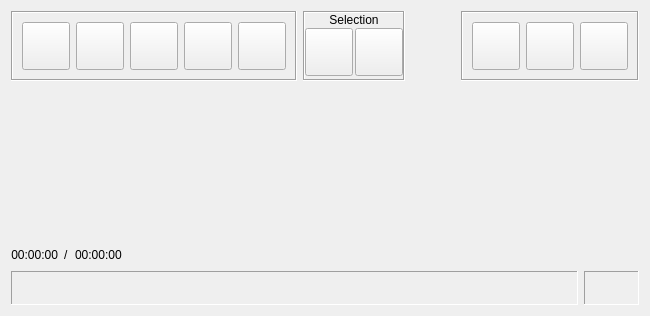
<?xml version="1.0" encoding="UTF-8"?>
<ui version="4.0">
 <class>AudioEditorWidget</class>
 <widget class="QWidget" name="AudioEditorWidget">
  <property name="geometry">
   <rect>
    <x>0</x>
    <y>0</y>
    <width>650</width>
    <height>316</height>
   </rect>
  </property>
  <layout class="QVBoxLayout" name="mainLayout">
   <item>
    <layout class="QHBoxLayout" name="buttonLayout">
     <property name="spacing">
      <number>6</number>
     </property>
     <property name="sizeConstraint">
      <enum>QLayout::SizeConstraint::SetMinimumSize</enum>
     </property>
     <property name="leftMargin">
      <number>0</number>
     </property>
     <item>
      <widget class="QFrame" name="buttonFrameLeft">
       <property name="frameShape">
        <enum>QFrame::Shape::Box</enum>
       </property>
       <property name="frameShadow">
        <enum>QFrame::Shadow::Sunken</enum>
       </property>
       <property name="lineWidth">
        <number>1</number>
       </property>
       <layout class="QHBoxLayout" name="buttonAll">
        <item>
         <widget class="QPushButton" name="btnOpen">
          <property name="enabled">
           <bool>true</bool>
          </property>
          <property name="minimumSize">
           <size>
            <width>48</width>
            <height>48</height>
           </size>
          </property>
          <property name="maximumSize">
           <size>
            <width>48</width>
            <height>48</height>
           </size>
          </property>
          <property name="toolTip">
           <string>Ouvrir</string>
          </property>
          <property name="icon">
           <iconset>
            <normalon>icones/open-folder.png</normalon>
           </iconset>
          </property>
          <property name="iconSize">
           <size>
            <width>32</width>
            <height>32</height>
           </size>
          </property>
         </widget>
        </item>
        <item>
         <widget class="QPushButton" name="btnPlay">
          <property name="enabled">
           <bool>true</bool>
          </property>
          <property name="minimumSize">
           <size>
            <width>48</width>
            <height>48</height>
           </size>
          </property>
          <property name="maximumSize">
           <size>
            <width>48</width>
            <height>48</height>
           </size>
          </property>
          <property name="toolTip">
           <string>Lecture</string>
          </property>
          <property name="icon">
           <iconset>
            <normalon>icones/play.png</normalon>
           </iconset>
          </property>
          <property name="iconSize">
           <size>
            <width>32</width>
            <height>32</height>
           </size>
          </property>
         </widget>
        </item>
        <item>
         <widget class="QPushButton" name="btnStop">
          <property name="enabled">
           <bool>true</bool>
          </property>
          <property name="minimumSize">
           <size>
            <width>48</width>
            <height>48</height>
           </size>
          </property>
          <property name="maximumSize">
           <size>
            <width>48</width>
            <height>48</height>
           </size>
          </property>
          <property name="toolTip">
           <string>Stop</string>
          </property>
          <property name="icon">
           <iconset>
            <normalon>icones/stop.png</normalon>
           </iconset>
          </property>
          <property name="iconSize">
           <size>
            <width>32</width>
            <height>32</height>
           </size>
          </property>
         </widget>
        </item>
        <item>
         <widget class="QPushButton" name="btnReset">
          <property name="enabled">
           <bool>true</bool>
          </property>
          <property name="minimumSize">
           <size>
            <width>48</width>
            <height>48</height>
           </size>
          </property>
          <property name="maximumSize">
           <size>
            <width>48</width>
            <height>48</height>
           </size>
          </property>
          <property name="toolTip">
           <string>Rembobiner</string>
          </property>
          <property name="icon">
           <iconset>
            <normalon>icones/reset.png</normalon>
           </iconset>
          </property>
          <property name="iconSize">
           <size>
            <width>32</width>
            <height>32</height>
           </size>
          </property>
         </widget>
        </item>
        <item>
         <widget class="QPushButton" name="btnNormalizeAll">
          <property name="enabled">
           <bool>true</bool>
          </property>
          <property name="minimumSize">
           <size>
            <width>48</width>
            <height>48</height>
           </size>
          </property>
          <property name="maximumSize">
           <size>
            <width>48</width>
            <height>48</height>
           </size>
          </property>
          <property name="toolTip">
           <string>Normaliser tout</string>
          </property>
          <property name="icon">
           <iconset>
            <normalon>icones/normaliser.png</normalon>
           </iconset>
          </property>
          <property name="iconSize">
           <size>
            <width>32</width>
            <height>32</height>
           </size>
          </property>
         </widget>
        </item>
       </layout>
      </widget>
     </item>
     <item>
      <widget class="QFrame" name="buttonFrameCenter">
       <property name="frameShape">
        <enum>QFrame::Shape::Box</enum>
       </property>
       <property name="frameShadow">
        <enum>QFrame::Shadow::Sunken</enum>
       </property>
       <property name="lineWidth">
        <number>1</number>
       </property>
       <layout class="QVBoxLayout" name="verticalLayoutSelection">
        <property name="spacing">
         <number>2</number>
        </property>
        <property name="topMargin">
         <number>0</number>
        </property>
        <property name="margin" stdset="0">
         <number>0</number>
        </property>
        <item>
         <widget class="QLabel" name="selectionLabelBox">
          <property name="maximumSize">
           <size>
            <width>9999999</width>
            <height>9</height>
           </size>
          </property>
          <property name="font">
           <font>
            <pointsize>9</pointsize>
            <bold>false</bold>
            <kerning>true</kerning>
           </font>
          </property>
          <property name="styleSheet">
           <string notr="true">margin-top: -2px;</string>
          </property>
          <property name="lineWidth">
           <number>1</number>
          </property>
          <property name="text">
           <string>Selection</string>
          </property>
          <property name="textFormat">
           <enum>Qt::TextFormat::PlainText</enum>
          </property>
          <property name="alignment">
           <set>Qt::AlignmentFlag::AlignCenter</set>
          </property>
          <property name="margin">
           <number>0</number>
          </property>
          <property name="indent">
           <number>-1</number>
          </property>
          <property name="textInteractionFlags">
           <set>Qt::TextInteractionFlag::NoTextInteraction</set>
          </property>
         </widget>
        </item>
        <item>
         <layout class="QHBoxLayout" name="buttonSelection">
          <item>
           <widget class="QPushButton" name="btnCut">
            <property name="enabled">
             <bool>true</bool>
            </property>
            <property name="minimumSize">
             <size>
              <width>48</width>
              <height>48</height>
             </size>
            </property>
            <property name="maximumSize">
             <size>
              <width>48</width>
              <height>48</height>
             </size>
            </property>
            <property name="toolTip">
             <string>Couper la sélection</string>
            </property>
            <property name="icon">
             <iconset>
              <normalon>icones/couper.png</normalon>
             </iconset>
            </property>
            <property name="iconSize">
             <size>
              <width>32</width>
              <height>32</height>
             </size>
            </property>
           </widget>
          </item>
          <item>
           <widget class="QPushButton" name="btnNormalize">
            <property name="enabled">
             <bool>true</bool>
            </property>
            <property name="minimumSize">
             <size>
              <width>48</width>
              <height>48</height>
             </size>
            </property>
            <property name="maximumSize">
             <size>
              <width>48</width>
              <height>48</height>
             </size>
            </property>
            <property name="toolTip">
             <string>Normaliser la sélection</string>
            </property>
            <property name="icon">
             <iconset>
              <normalon>icones/normaliser.png</normalon>
             </iconset>
            </property>
            <property name="iconSize">
             <size>
              <width>32</width>
              <height>32</height>
             </size>
            </property>
           </widget>
          </item>
         </layout>
        </item>
       </layout>
      </widget>
     </item>
     <item>
      <spacer name="horizontalSpacer_2">
       <property name="orientation">
        <enum>Qt::Orientation::Horizontal</enum>
       </property>
       <property name="sizeHint" stdset="0">
        <size>
         <width>40</width>
         <height>20</height>
        </size>
       </property>
      </spacer>
     </item>
     <item>
      <widget class="QFrame" name="buttonFrameRight">
       <property name="frameShape">
        <enum>QFrame::Shape::Box</enum>
       </property>
       <property name="frameShadow">
        <enum>QFrame::Shadow::Sunken</enum>
       </property>
       <property name="lineWidth">
        <number>1</number>
       </property>
       <layout class="QHBoxLayout" name="buttonRight">
        <item>
         <widget class="QPushButton" name="btnZoomOut">
          <property name="minimumSize">
           <size>
            <width>48</width>
            <height>48</height>
           </size>
          </property>
          <property name="maximumSize">
           <size>
            <width>48</width>
            <height>48</height>
           </size>
          </property>
          <property name="toolTip">
           <string>Dézoomer</string>
          </property>
          <property name="text">
           <string/>
          </property>
          <property name="icon">
           <iconset>
            <normalon>icones/zoom-.png</normalon>
           </iconset>
          </property>
          <property name="iconSize">
           <size>
            <width>32</width>
            <height>32</height>
           </size>
          </property>
         </widget>
        </item>
        <item>
         <widget class="QPushButton" name="btnZoomIn">
          <property name="enabled">
           <bool>true</bool>
          </property>
          <property name="minimumSize">
           <size>
            <width>48</width>
            <height>48</height>
           </size>
          </property>
          <property name="maximumSize">
           <size>
            <width>48</width>
            <height>48</height>
           </size>
          </property>
          <property name="toolTip">
           <string>Zoomer</string>
          </property>
          <property name="icon">
           <iconset>
            <normalon>icones/zoom+.png</normalon>
           </iconset>
          </property>
          <property name="iconSize">
           <size>
            <width>32</width>
            <height>32</height>
           </size>
          </property>
         </widget>
        </item>
        <item>
         <widget class="QPushButton" name="btnSave">
          <property name="enabled">
           <bool>true</bool>
          </property>
          <property name="minimumSize">
           <size>
            <width>48</width>
            <height>48</height>
           </size>
          </property>
          <property name="maximumSize">
           <size>
            <width>48</width>
            <height>48</height>
           </size>
          </property>
          <property name="toolTip">
           <string>Enregistrer</string>
          </property>
          <property name="icon">
           <iconset>
            <normalon>icones/save.png</normalon>
           </iconset>
          </property>
          <property name="iconSize">
           <size>
            <width>32</width>
            <height>32</height>
           </size>
          </property>
         </widget>
        </item>
       </layout>
      </widget>
     </item>
    </layout>
   </item>
   <item>
    <widget class="WaveformWidget" name="waveformWidget" native="true">
     <property name="minimumSize">
      <size>
       <width>0</width>
       <height>150</height>
      </size>
     </property>
    </widget>
   </item>
   <item>
    <spacer name="verticalSpacer">
     <property name="orientation">
      <enum>Qt::Orientation::Horizontal</enum>
     </property>
     <property name="sizeHint" stdset="0">
      <size>
       <width>10</width>
       <height>2</height>
      </size>
     </property>
    </spacer>
   </item>
   <item>
    <layout class="QHBoxLayout" name="timeLineLayout1">
     <item>
      <widget class="QLabel" name="positionLabel">
       <property name="sizePolicy">
        <sizepolicy hsizetype="Preferred" vsizetype="Fixed">
         <horstretch>0</horstretch>
         <verstretch>0</verstretch>
        </sizepolicy>
       </property>
       <property name="layoutDirection">
        <enum>Qt::LayoutDirection::LeftToRight</enum>
       </property>
       <property name="frameShape">
        <enum>QFrame::Shape::NoFrame</enum>
       </property>
       <property name="frameShadow">
        <enum>QFrame::Shadow::Plain</enum>
       </property>
       <property name="lineWidth">
        <number>1</number>
       </property>
       <property name="text">
        <string>00:00:00</string>
       </property>
       <property name="textFormat">
        <enum>Qt::TextFormat::PlainText</enum>
       </property>
       <property name="scaledContents">
        <bool>false</bool>
       </property>
       <property name="alignment">
        <set>Qt::AlignmentFlag::AlignRight|Qt::AlignmentFlag::AlignTrailing|Qt::AlignmentFlag::AlignVCenter</set>
       </property>
       <property name="wordWrap">
        <bool>false</bool>
       </property>
       <property name="margin">
        <number>0</number>
       </property>
       <property name="indent">
        <number>-1</number>
       </property>
       <property name="textInteractionFlags">
        <set>Qt::TextInteractionFlag::NoTextInteraction</set>
       </property>
      </widget>
     </item>
     <item>
      <widget class="QLabel" name="label">
       <property name="text">
        <string>/</string>
       </property>
       <property name="textFormat">
        <enum>Qt::TextFormat::PlainText</enum>
       </property>
       <property name="margin">
        <number>0</number>
       </property>
       <property name="indent">
        <number>-1</number>
       </property>
       <property name="textInteractionFlags">
        <set>Qt::TextInteractionFlag::NoTextInteraction</set>
       </property>
      </widget>
     </item>
     <item>
      <widget class="QLabel" name="lengthLabel">
       <property name="sizePolicy">
        <sizepolicy hsizetype="Preferred" vsizetype="Fixed">
         <horstretch>0</horstretch>
         <verstretch>0</verstretch>
        </sizepolicy>
       </property>
       <property name="text">
        <string>00:00:00</string>
       </property>
       <property name="textFormat">
        <enum>Qt::TextFormat::PlainText</enum>
       </property>
       <property name="margin">
        <number>0</number>
       </property>
       <property name="indent">
        <number>-1</number>
       </property>
       <property name="textInteractionFlags">
        <set>Qt::TextInteractionFlag::NoTextInteraction</set>
       </property>
      </widget>
     </item>
     <item>
      <spacer name="horizontalSpacer">
       <property name="orientation">
        <enum>Qt::Orientation::Horizontal</enum>
       </property>
       <property name="sizeHint" stdset="0">
        <size>
         <width>20</width>
         <height>20</height>
        </size>
       </property>
      </spacer>
     </item>
    </layout>
   </item>
   <item>
    <layout class="QHBoxLayout" name="timeLineLayout">
     <item>
      <widget class="QLabel" name="selectionLabel">
       <property name="frameShape">
        <enum>QFrame::Shape::Panel</enum>
       </property>
       <property name="frameShadow">
        <enum>QFrame::Shadow::Sunken</enum>
       </property>
       <property name="text">
        <string/>
       </property>
       <property name="alignment">
        <set>Qt::AlignmentFlag::AlignLeading|Qt::AlignmentFlag::AlignLeft|Qt::AlignmentFlag::AlignVCenter</set>
       </property>
       <property name="margin">
        <number>4</number>
       </property>
      </widget>
     </item>
     <item>
      <widget class="QLabel" name="infoZoom">
       <property name="minimumSize">
        <size>
         <width>55</width>
         <height>0</height>
        </size>
       </property>
       <property name="maximumSize">
        <size>
         <width>50</width>
         <height>16777215</height>
        </size>
       </property>
       <property name="frameShape">
        <enum>QFrame::Shape::Panel</enum>
       </property>
       <property name="frameShadow">
        <enum>QFrame::Shadow::Sunken</enum>
       </property>
       <property name="text">
        <string/>
       </property>
       <property name="alignment">
        <set>Qt::AlignmentFlag::AlignCenter</set>
       </property>
       <property name="margin">
        <number>4</number>
       </property>
      </widget>
     </item>
    </layout>
   </item>
  </layout>
 </widget>
 <customwidgets>
  <customwidget>
   <class>WaveformWidget</class>
   <extends>QWidget</extends>
   <header>waveformwidget.h</header>
  </customwidget>
 </customwidgets>
 <resources/>
 <connections/>
</ui>
